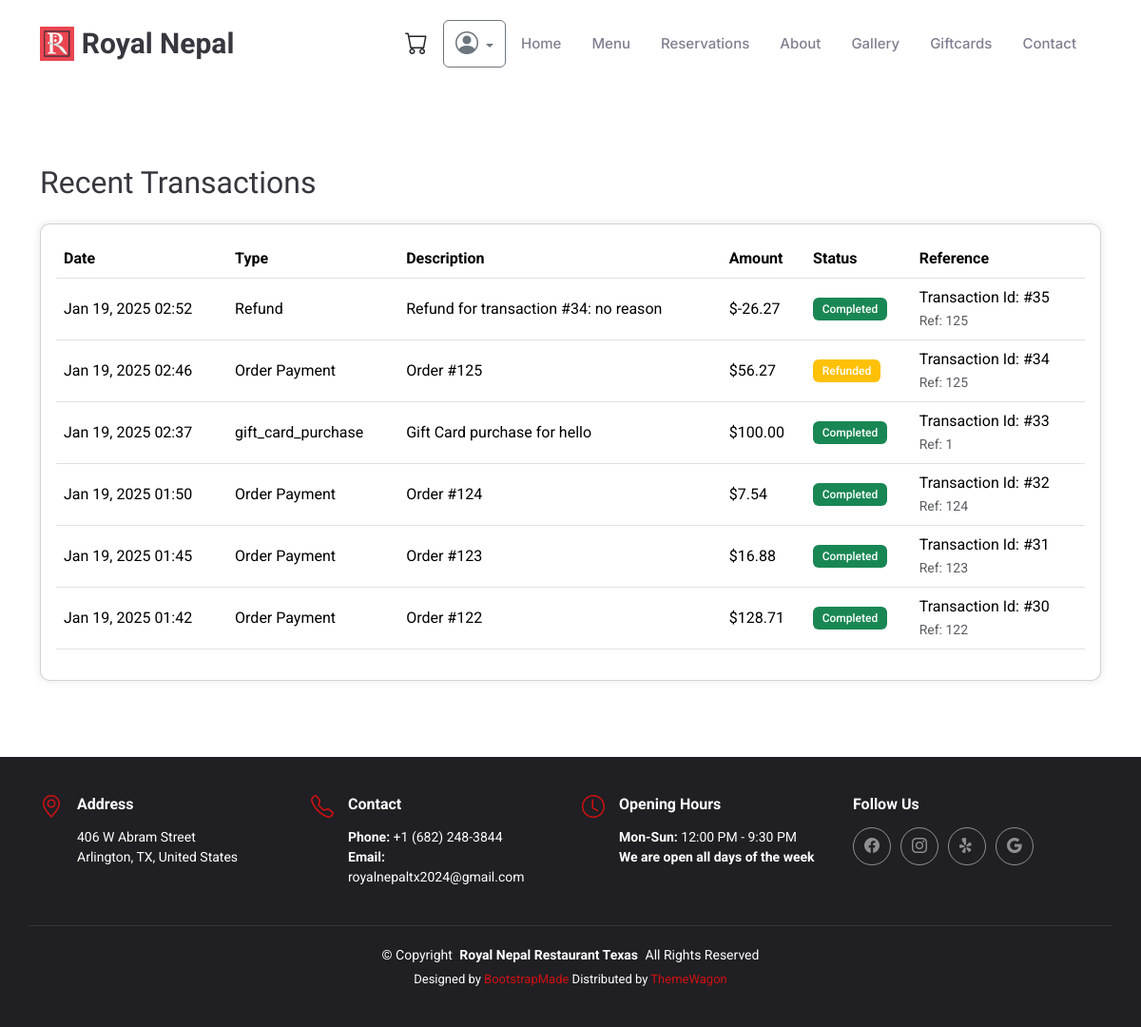
The app's page /accounts/transactions/ (signed in), older data.
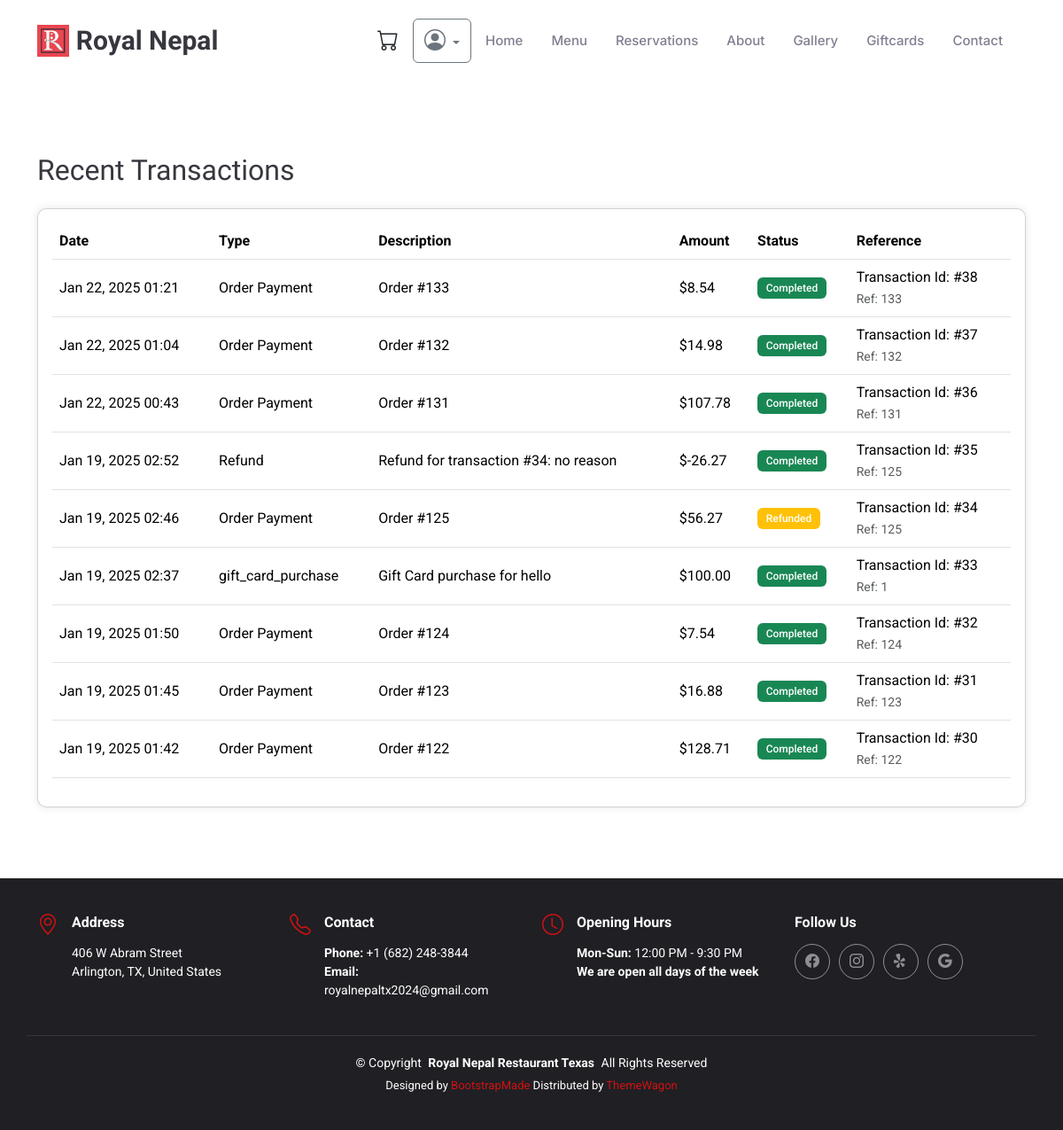
The same page, newer data.
### accounts/models.py (models this page shows, shortened)
class Transaction(models.Model):
    STATUS_CHOICES = [
        ('completed', 'Completed'),
        ('refunded', 'Refunded'),
        ('failed', 'Failed'),
        ('pending', 'Pending')
    ]
    PAYMENT_METHOD_CHOICES = [
        ('stripe', 'Credit Card'),
        ('apple_pay', 'Apple Pay'),
        ('paypal', 'PayPal'),
        ('in_store', 'Pay at Pickup'),
    ]
    TRANSACTION_TYPES = [
        ('order', 'Order Payment'),
        ('refund', 'Refund'),
        ('giftcard_purchase', 'Gift Card Purchase'),
        ('giftcard_redemption', 'Gift Card Redemption')
    ]
    user = models.ForeignKey(User, on_delete=models.SET_NULL, null=True)
    transaction_type = models.CharField(max_length=50, choices=TRANSACTION_TYPES)  # e.g., 'order', 'refund', 'gift_card'
    amount = models.DecimalField(max_digits=10, decimal_places=2)
    status = models.CharField(max_length=20, choices=STATUS_CHOICES, default='completed')
    payment_method = models.CharField(
        max_length=50,
        choices=PAYMENT_METHOD_CHOICES,
        default='in_store'  # Default to in-store payment
    )
    payment_id = models.CharField(max_length=255, blank=True, null=True)  # Optional for in-store payments
    reference_id = models.CharField(max_length=100, blank=True)  # Order ID or other reference
    description = models.TextField(blank=True)
    created_at = models.DateTimeField(auto_now_add=True)
    updated_at = models.DateTimeField(auto_now=True)
    refunded_amount = models.DecimalField(max_digits=10, decimal_places=2, default=Decimal('0.00'))
    refund_reason = models.TextField(blank=True)
    refunded_by = models.ForeignKey(
        User,
        on_delete=models.SET_NULL,
        null=True,
        related_name='refunds_processed'
    )
    refunded_at = models.DateTimeField(null=True, blank=True)
    class Meta:
        ordering = ['-created_at']

### accounts/views.py (the view)
# urls.py: path('transactions/', views.transactions, name='transactions'),
@login_required
def transactions(request):
    transactions_list = Transaction.objects.filter(user=request.user).order_by('-created_at')
    paginator = Paginator(transactions_list, 10)  # Show 10 transactions per page
    page = request.GET.get('page')
    try:
        transactions = paginator.page(page)
    except PageNotAnInteger:
        transactions = paginator.page(1)
    except EmptyPage:
        transactions = paginator.page(paginator.num_pages)
    return render(request, 'accounts/transactions.html', {
        'transactions': transactions
    })

### accounts/templates/accounts/transactions.html (shortened to what this page needs)
{% extends 'base.html' %}
{% block content %}
<section class="section">
    <div class="container">
        <h2 class="mb-4">Recent Transactions</h2>
        <div class="card">
            <div class="card-body">
                <div class="table-responsive">
                    <table class="table">
                        <thead>
                            <tr>
                                <th>Date</th>
                                <th>Type</th>
                                <th>Description</th>
                                <th>Amount</th>
                                <th>Status</th>
                                <th>Reference</th>
                            </tr>
                        </thead>
                        <tbody>
                            {% for transaction in transactions %}
                            <tr>
                                <td>{{ transaction.created_at|date:"M d, Y H:i" }}</td>
                                <td>
                                    {% if transaction.transaction_type == 'order' %}
                                        Order Payment
                                    {% elif transaction.transaction_type == 'refund' %}
                                        Refund
                                    {% elif transaction.transaction_type == 'giftcard_purchase' %}
                                        Gift Card Purchase
                                    {% elif transaction.transaction_type == 'giftcard_redemption' %}
                                        Gift Card Redemption
                                    {% else %}
                                        {{ transaction.transaction_type }}
                                    {% endif %}
                                </td>
                                <td>{{ transaction.description }}</td>
                                <td>${{ transaction.amount }}</td>
                                <td>
                                    <span class="badge {% if transaction.status == 'completed' %}bg-success
                                        {% elif transaction.status == 'refunded' %}bg-warning
                                        {% elif transaction.status == 'failed' %}bg-danger
                                        {% else %}bg-secondary{% endif %}">
                                        {{ transaction.get_status_display }}
                                    </span>
                                </td>
                                <td>
                                    Transaction Id: #{{ transaction.id }}
                                    {% if transaction.reference_id %}
                                    <br>
                                    <small class="text-muted">Ref: {{ transaction.reference_id }}</small>
                                    {% endif %}
                                </td>
                            </tr>
                            {% endfor %}
                        </tbody>
                    </table>
                </div>
            </div>
        </div>
    </div>
</section>
{% endblock %}

Row changes from the older to the newer data that the page shows:
added Transaction: transaction_type "Order Payment"
added Transaction: transaction_type "Order Payment"
added Transaction: transaction_type "Order Payment"
